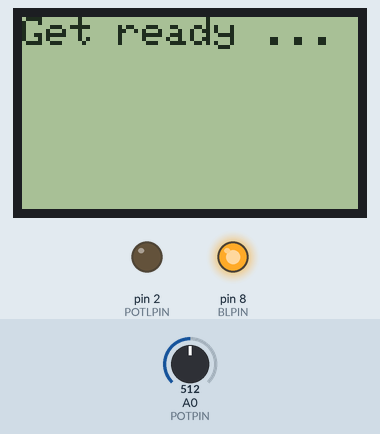
This sketch was run on a simulated Arduino Uno, built with avr-gcc and run on an emulated ATmega328P. On the bench: 84×48 one-colour display, output pins drawn as LEDs (lit = HIGH). Inputs (shaded band) come from the test bench; at power-on: A0 (POTPIN) = 512.

Above: at 0.1 s.
2.8 s: A0 (POTPIN) set to 716
At 5.0 s:
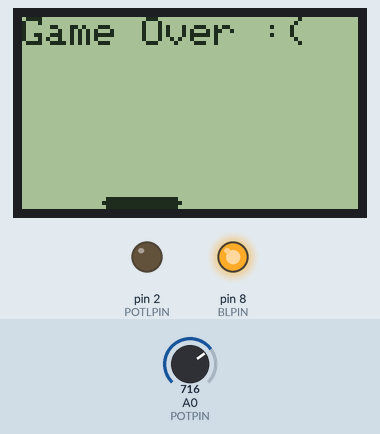
7.5 s: A0 (POTPIN) set to 900
9.7 s: A0 (POTPIN) set to 1023
At 10.25 s:
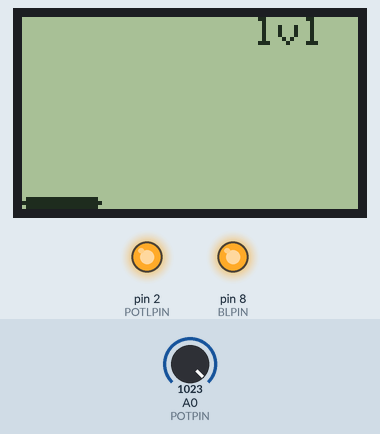
Timing chart, 0 to 17.2 s (numbered marks = the images above; inputs shaded):
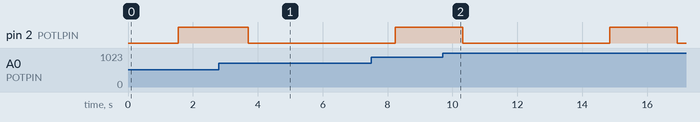

The sketch:

ardu-tennis.ino
```cpp
#include <stdarg.h>
#include <SPI.h>
#include <Adafruit_GFX.h>
#include <Adafruit_PCD8544.h>

#define BLPIN 8
#define POTLPIN 2
#define POTPIN 0
#define LOGO16_GLCD_HEIGHT 16
#define LOGO16_GLCD_WIDTH  16

// missing sprinf
char* p(char *fmt, ... ) {
  char buf[128];
  va_list args;
  va_start (args, fmt );
  vsnprintf(buf, 128, fmt, args);
  va_end (args);
  return buf;
}

Adafruit_PCD8544 display = Adafruit_PCD8544(7, 6, 5, 4, 3);

void setup() {
  // set backlight
  pinMode(BLPIN, OUTPUT);
  digitalWrite(BLPIN, HIGH);

  // set pot led
  pinMode(POTLPIN, OUTPUT);

  // turn on display
  display.begin();

  // set contrast
  display.setContrast(56);

  resetGame();
}

int level = 0;
int hits = 0;
int gameSpeed = 100;
int headerH = 8;
unsigned long previousMillis = 0;
int pot;

// ball
int ballD = 2;
int ballX = 0;
int ballY = 0;
bool ballXD = false;
bool ballYD = false;

// paddle
int paddleX = 0;
int paddleW;
int paddleH = 3;
int paddleWMin = 10;

void resetGame() {
  display.clearDisplay();
  drawText(0, 0, "Get ready ...");
  delay(1500);

  level = 1;
  hits = 0;
  ballX = display.width() / 2;
  ballY = display.height() / 2;
  ballXD = false;
  ballYD = false;
  paddleW = 20;

  digitalWrite(POTLPIN, HIGH);
}

void hit() {
  hits++;

  if (hits % 5 == 0) {
    if (paddleW > paddleWMin) {
      paddleW -= 2;
    }

    level++;
  }
}

void gameOver() {
  display.clearDisplay();
  drawPaddle();
  digitalWrite(POTLPIN, LOW);
  drawText(0, 0, "Game Over :(");
  delay(3000);
}

void drawHeader() {
  drawText(58, 0, "lvl");
  drawText(display.width() - 7, 0, p("%d", level));
  drawText(0, 0, p("%d", hits));
  //display.fillRect(0, headerH, display.width(), 1, BLACK);
}

void drawBall() {
  display.fillCircle(ballX, ballY, ballD, BLACK);
}

void drawPaddle() {
  display.fillRoundRect(paddleX, display.height() - paddleH, paddleW, paddleH, 1, BLACK);
}

void drawText(int x, int y, const char* text) {
  display.setTextSize(1);
  display.setTextColor(BLACK);
  display.setCursor(x, y);
  display.println(text);
  display.display();
}

void updatePaddle() {
  pot = analogRead(POTPIN);
  paddleX = map(pot, 0, 1023, 0, display.width() - paddleW);
  paddleX = (paddleX - (display.width() - paddleW)) * (-1);
}

void updateBall() {
  int delta = 1;
  ballX += ballXD ? (-1) * delta : delta;
  ballY += ballYD ? (-1) * delta : delta;
}

void nextFrame() {
  // sides (horizontal)
  if (ballX < ballD || ballX >= display.width() - ballD) {
    ballXD = !ballXD;
  }

  // top
  if (ballY < ballD + headerH) {
    ballYD = !ballYD;
  } else {
    // bottom - collision with paddle
    if (ballY == display.height() - paddleH - ballD) {
      //if (ballX == constrain(ballX, paddleX, paddleX + paddleW)) {
      if (ballX >= paddleX && ballX <= paddleX + paddleW) {
        ballYD = !ballYD;
        hit();
      }
    } else {
      if (ballY > display.height() + ballD) {
        gameOver();
        resetGame();
      }
    }
  }
}

void loop() {
  unsigned long currentMillis = millis();

  if (currentMillis - previousMillis >= gameSpeed) {
    nextFrame();
    previousMillis = currentMillis;
  }

  display.clearDisplay();
  updatePaddle();
  updateBall();
  drawBall();
  drawPaddle();
  drawHeader();
  display.display();

  delay(25);
}
```

Measured:
- what the display in image 1 shows lasts 3.0 s, from 3.7 s to 6.7 s
